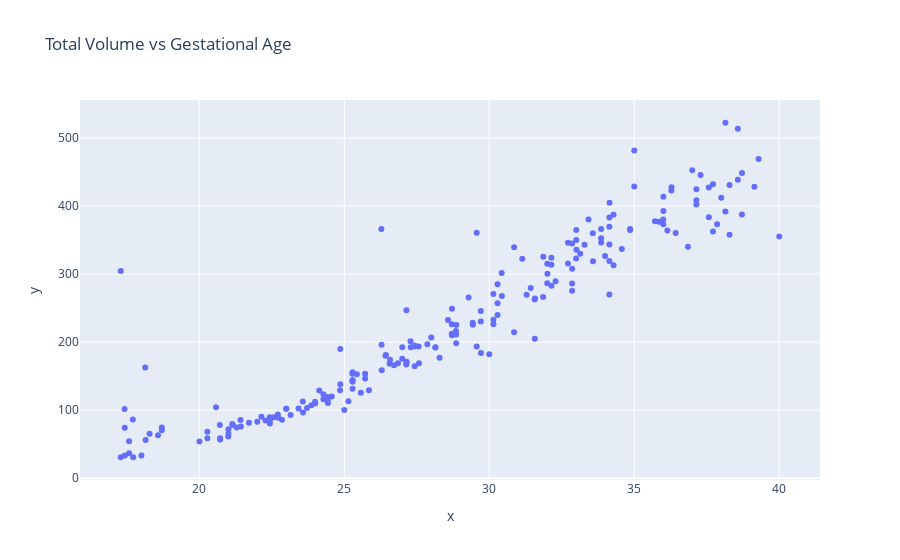

The cell this chart's notebook holds for it:
### Code cell
data_x = []
data_y = []
for key, values in volume_ml_per_ga.items():
    for value in values:
        data_x.append(key)
        data_y.append(value)

px.scatter(x=data_x, y=data_y, title="Total Volume vs Gestational Age").show()

### Figure 1 — Plotly figure (JSON) as saved in the notebook; plotly's stock layout.template omitted (floating-point values rounded to 4 significant figures; data arrays with more than 128 entries replaced by an {"elided": "..."} marker saying what was removed)
{"data": [{"hovertemplate": "x=%{x}<br>y=%{y}<extra></extra>", "legendgroup": "", "marker": {"color": "#636efa", "symbol": "circle"}, "mode": "markers", "name": "", "orientation": "v", "showlegend": false, "type": "scatter", "x": {"elided": "211 float values"}, "xaxis": "x", "y": {"elided": "211 float values"}, "yaxis": "y"}], "layout": {"legend": {"tracegroupgap": 0}, "title": {"text": "Total Volume vs Gestational Age"}, "xaxis": {"anchor": "y", "domain": [0, 1], "title": {"text": "x"}}, "yaxis": {"anchor": "x", "domain": [0, 1], "title": {"text": "y"}}}}
